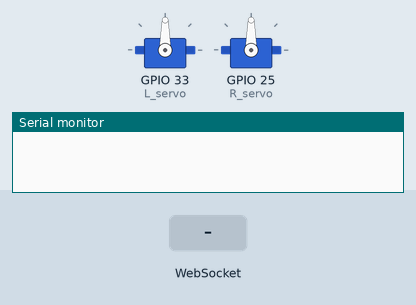
The program below on a simulated ESP32. Parts: 2 × servo, the last lines printed to the serial monitor. Inputs (shaded band) come from the test bench. WiFi joins after 1.5 s; servers stay silent unless stated; storage starts empty.

Above: at 0.0 s.
At 1.3 s:
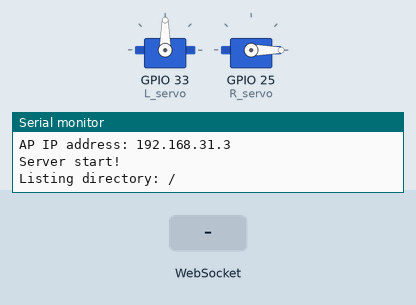
1.4 s: WebSocket text "7" received
Timing chart, 0 to 4.4 s (numbered marks = the images above; inputs shaded):
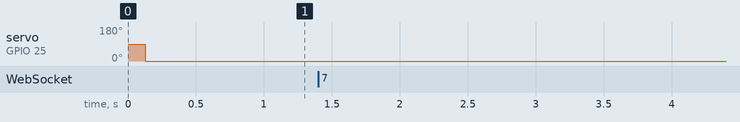

The program:

main.cpp
```cpp
/* WiFi-Control-Car(softAP) */


//
//                       _oo0oo_
//                      o8888888o
//                      88" . "88
//                      (| -_- |)
//                      0\  =  /0
//                    ___/`---'\___
//                  .' \\|     |// '.
//                 / \\|||  :  |||//  \
//                / _||||| -:- |||||-  \
//               |   | \\\  -  /// |   |
//               | \_|  ''\---/''  |_/ |
//               \  .-\__  '-'  ___/-. /
//             ___'. .'  /--.--\  `. .'___
//          ."" '<  `.___\_<|>_/___.' >' "".
//         | | :  `- \`.;`\ _ /`;.`/ - ` : | |
//         \  \ `_.   \_ __\ /__ _/   .-` /  /
//     =====`-.____`.___ \_____/___.-`___.-'=====
//                       `=---='
//
//
//     ~~~~~~~~~~~~~~~~~~~~~~~~~~~~~~~~~~~~~~~~~~~
//
//               佛祖保佑         永无BUG
//
//
//


#include <WiFi.h>
#include <WebServer.h>
#include <SPIFFS.h>
#include <WebSocketsServer.h>
#include <ArduinoJson.h>

#include <Arduino.h>
#include <stdlib.h>
#include <string.h>
#include <math.h>
#include <ESP32Servo.h>

#include <string.h>


const char myssid[] = "asdrf1236";
const char mypass[] = "810114514";
const char Akssid[] = "ak-gakusei3";
const char Akpass[] = "WeWillMakeYouHappy";

const IPAddress ip(192,168,31,3);
const IPAddress subnet(255,255,255,0);
const char *CACHE_CONTROL="no-store,max-age=0";


String data ;
int int_payload ;
uint8_t * rawdata;
StaticJsonDocument<200> doc;
char jsondata[255];//{button:bo,axes0:a0,axes1:a1,axes2:a2,axes3:a3}
unsigned char lx,ly,rx,ry,lbit,rbit;
bool bo=false,circle=false,cross=false,triangle=false,square=false,left=false,right=false,up=false,down=false,r1=false,r2=false,l1=false,l2=false,r3=false,l3=false,start=false,ps_select=false;


////////////////サーボ設定///////////////////////

#define lxoff 0 //増やすと反時計回りにずれる
#define rxoff 0
#define lyoff 0
#define ryoff 0


Servo L_servo;
Servo R_servo;


float lxangle=90;
float lyangle=90;
float rxangle=90;
float ryangle=90;
int sole1=0;
int sole2=0;

int i=0,flag=0;


int pos =90;

////////////////サーボ設定///////////////////////


void listDir(fs::FS &fs, const char * dirname, uint8_t levels){
    Serial.printf("Listing directory: %s\r\n", dirname);

    File root = fs.open(dirname);
    if(!root){
        Serial.println("- failed to open directory");
        return;
    }
    if(!root.isDirectory()){
        Serial.println(" - not a directory");
        return;
    }

    File file = root.openNextFile();
    while(file){
        if(file.isDirectory()){
            Serial.print("  DIR : ");
            Serial.println(file.name());
            if(levels){
                listDir(fs, file.name(), levels -1);
            }
        } else {
            Serial.print("  FILE: ");
            Serial.print(file.name());
            Serial.print("\tSIZE: ");
            Serial.println(file.size());
        }
        file = root.openNextFile();
    }
}


int button=doc["button"];
float axes0=doc["axes0"];
float axes1=doc["axes1"];
float axes2=doc["axes2"];
float axes3=doc["axes3"];


void ConvertFromJson(){
    DeserializationError error = deserializeJson(doc, jsondata);
    if(error) {Serial.println("Deserialization error.");}
    else {
        button=doc["button"];
        axes0=doc["axes0"];
        axes1=doc["axes1"];
        axes2=doc["axes2"];
        axes3=doc["axes3"];

        Serial.printf("button:%d axes0:%.1f axes1:%.1f axes2:%.1f axes3:%.1f\n",button,axes0,axes1,axes2,axes3);
        Serial1.printf("%02d%03.0f%03.0f%03.0f%03.0f\n",button,axes0,axes1,axes2,axes3);
        //Serial.printf("%02d%+04.0f%+04.0f%+04.0f%+04.0f\n",button,axes0,axes1,axes2,axes3);
        //Serial2.printf("%02d%+04.0f%+04.0f%+04.0f%+04.0f\n",button,axes0,axes1,axes2,axes3);

    }
}


WebServer server(80);
WebSocketsServer webSocket = WebSocketsServer(81); // 81番ポート


  // num: クライアント番号
  // type: イベント種別
  // payload, length: 受信データとそのサイズ

//StaticJsonBuffer<200> jsonBuffer;
void webSocketEvent(uint8_t num, WStype_t type, uint8_t * payload, size_t length)
{

    bool sw = false;
    switch(type) {
        case WStype_DISCONNECTED:
           // 切断時の処理;
            Serial.println("disconnected");
            break;

        case WStype_CONNECTED:

          //IPAddress ip = webSocket.remoteIP(num); // クライアントのIPアドレスを取得
          // 接続時の処理
            Serial.println("connected");
            Serial1.println('n');
            break;

        case WStype_TEXT:

          // テキストデータ受信時の処理;
              //rawdata = payload;

            int_payload = atoi((const char *)payload);
            //Serial.printf("%s\n",payload);
            sprintf(jsondata,"%s",payload);

            switch (button){//////////////////////////////////ここから調整

				case 7:
					pos+=2;
				    Serial.printf("7\n");
					if (pos>180){
						pos = 180;
					}

					break;

				case 8:
					pos-=2;
					Serial.printf("8\n");
					if (pos<0){
						pos = 0;
					}

					break;

				default:

					break;

    		}

            break;

        case WStype_BIN:
          // バイナリデータ受信時の処理;
            break;

        case WStype_ERROR:
          // エラー時の処理;
            Serial.printf("ws:error");
            break;


    }
    ConvertFromJson();


}


const bool IS_STATION_MODE=false;


void setup()
{

    Serial.begin(115200);
    Serial1.begin(115200,SERIAL_8N1,22,23);//rx,tx
    //Serial2.begin(115200,SERIAL_8N1,27,14);//rx,tx //pre 12,14
	L_servo.attach(33, 500+lxoff, 2500+lxoff);
    R_servo.attach(25, 500+rxoff, 2500+rxoff);


    if (IS_STATION_MODE){
        //IPAddress myIP = WiFi.softAPIP();
        const IPAddress gatewayIPa(192,168,179,1);
        const IPAddress gatewayIPs(170,20,10,1);
        Serial.printf("Connecting to kousentimental\n");
        WiFi.config(ip,gatewayIPs,subnet);
        WiFi.begin("PassionClub", "asdrf1236");
        while (WiFi.status() != WL_CONNECTED){
        delay(500);
        Serial.print(".");
        }
        Serial.println();
        Serial.print("Connected, IP address: ");
        Serial.println(WiFi.localIP());


    }
    else{
        WiFi.softAP(myssid,mypass);
        delay(100);
        WiFi.softAPConfig(ip,ip,subnet);

        Serial.print("SSID: ");
        Serial.println(myssid);
        Serial.print("AP IP address: ");
        Serial.println(ip);
        Serial.println("Server start!");
    }


    server.begin();


    if (!SPIFFS.begin()) {
        Serial.println("An Error has occurred while mounting SPIFFS");
        return;
    }


    server.serveStatic("/",SPIFFS,"/",CACHE_CONTROL);
    listDir(SPIFFS,"/",0);


    webSocket.begin();
    webSocket.onEvent(webSocketEvent);

}


void loop(){


    //Serial.printf("%s\n",Serial2.readStringUntil('\n'));   <--これいれるとバグる！！


    server.handleClient();
    webSocket.loop();
	L_servo.write(pos);
	R_servo.write(90-pos);
	//Serial.printf("%d\n",pos);


    //Serial.printf("aaaaaaaaaaaa");


}
```
